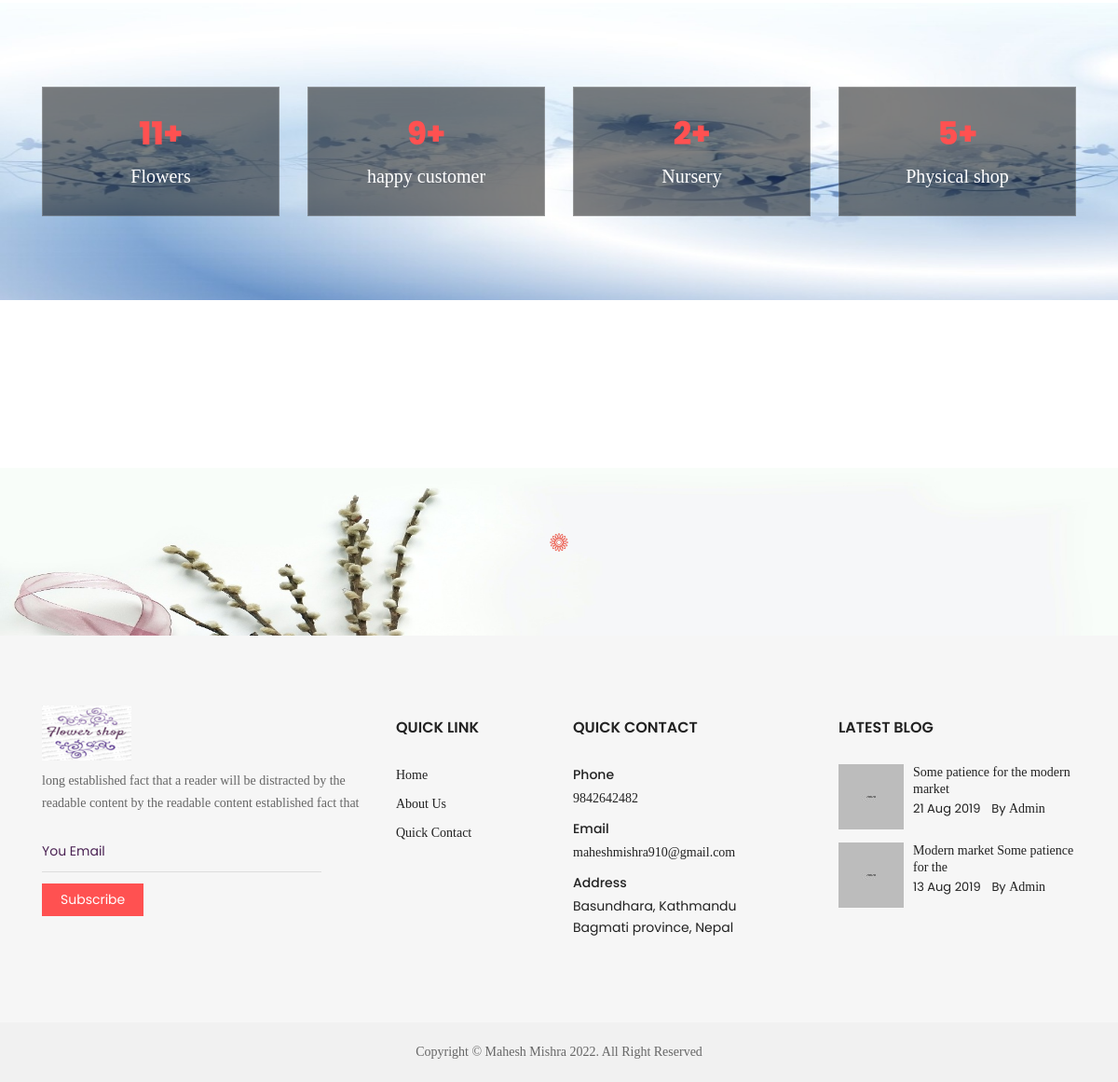
Page /about/ (lower part) on the earlier database version.
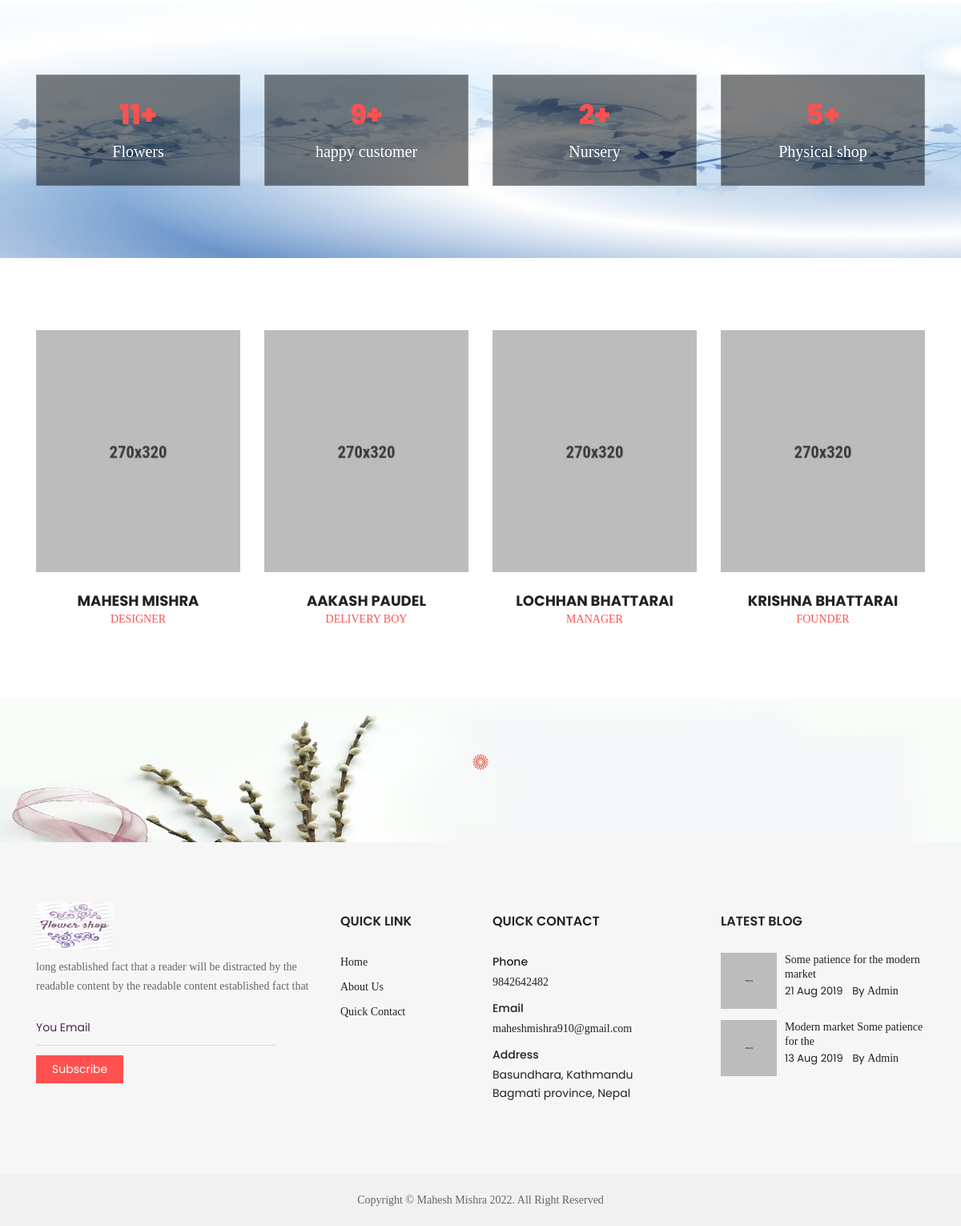
Same page on the later database version.
### mainApp/models.py (models this page shows, shortened)
class TeamAbout(models.Model):
    name = models.CharField(max_length=40)
    position = models.CharField(max_length=40)
    image = models.ImageField(upload_to="teams/images/")
    social_media = models.CharField(max_length=40)

### mainApp/views.py (the view)
# urls.py: path("about/", AboutView.as_view(), name="about"),
class AboutView(TemplateView):
    template_name = "about-us.html"
    def get_context_data(self, **kwargs):
        context = super().get_context_data(**kwargs)
        context['team_list'] = TeamAbout.objects.all()[:4]
        context['quotes'] = Quotes.objects.all()[:3]
        context['product'] = Product.objects.all()
        context['customer'] = Customer.objects.all()
        return context

### templates/about-us.html (shortened to what this page needs)
{% extends 'base.html' %}
{% load static %}
{% block content %}
        <div class="main-content-wrap">
            <div class="project-count-area section-pb section-pt-60 project-count-bg">
                <div class="container">
                    <div class="project-count-inner_two">
                        <div class="row">
                            <div class="col-lg-12 ml-auto mr-auto">
                                <div class="row">
                                    <div class="col-lg-3 col-sm-3">
                                        <div class="single-fun-factor">
                                            <div class="counter text-center">
                                                <h3><span class="counter-active">{{product.count}}</span>+</h3>
                                                <p>Flowers</p>
                                            </div>
                                        </div>
                                    </div>
                                    <div class="col-lg-3 col-sm-3">
                                        <div class="single-fun-factor">
                                            <div class="counter text-center">
                                                <h3><span class="counter-active">{{customer.count}}</span>+</h3>
                                                <p>happy customer</p>
                                            </div>
                                        </div>
                                    </div>
                                    <div class="col-lg-3 col-sm-3">
                                        <div class="single-fun-factor">
                                            <div class="counter text-center">
                                                <h3><span class="counter-active">2</span>+</h3>
                                                <p>Nursery</p>
                                            </div>
                                        </div>
                                    </div>
                                    <div class="col-lg-3 col-sm-3">
                                        <div class="single-fun-factor">
                                            <div class="counter text-center">
                                                <h3><span class="counter-active">5</span>+</h3>
                                                <p>Physical shop</p>
                                            </div>
                                        </div>
                                    </div>
                                </div>
                            </div>
                        </div>
                    </div>
                </div>
            </div>
            <div class="our-team-area section-ptb">
                <div class="container">
                    <div class="row">
                        {% for ap in team_list %}
                        <div class="col-lg-3">
                            <div class="single-team mt--30">
                                <div class="single-team-image">
                                    <img src="{{ap.image.url}}" alt="">
                                </div>
                                <div class="single-team-info">
                                    <h5>{{ap.name}}</h5>
                                    <p>{{ap.position}}</p>
                                </div>
                            </div>
                        </div>
                        {% endfor %}
                    </div>
                </div>
            </div>
            <div class="testimonial-area testimonial-bg bg-gray overly-image section-ptb">
            </div>
        </div>
{% endblock %}

Differences in the rows shown:
added TeamAbout: image (picture), name "MAHESH MISHRA", position "DESIGNER"
added TeamAbout: image (picture), name "AAKASH PAUDEL", position "DELIVERY BOY"
added TeamAbout: image (picture), name "LOCHHAN BHATTARAI", position "MANAGER"
added TeamAbout: image (picture), name "KRISHNA BHATTARAI", position "FOUNDER"
